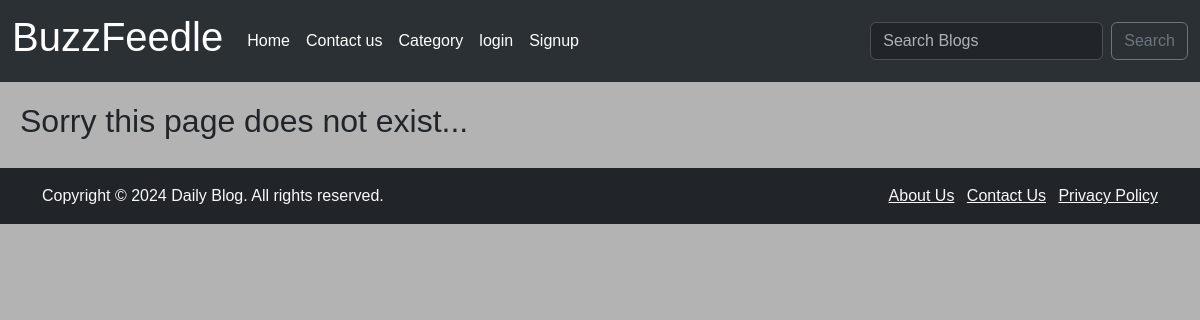
The page /category/entertainment/ on the database as committed earlier.
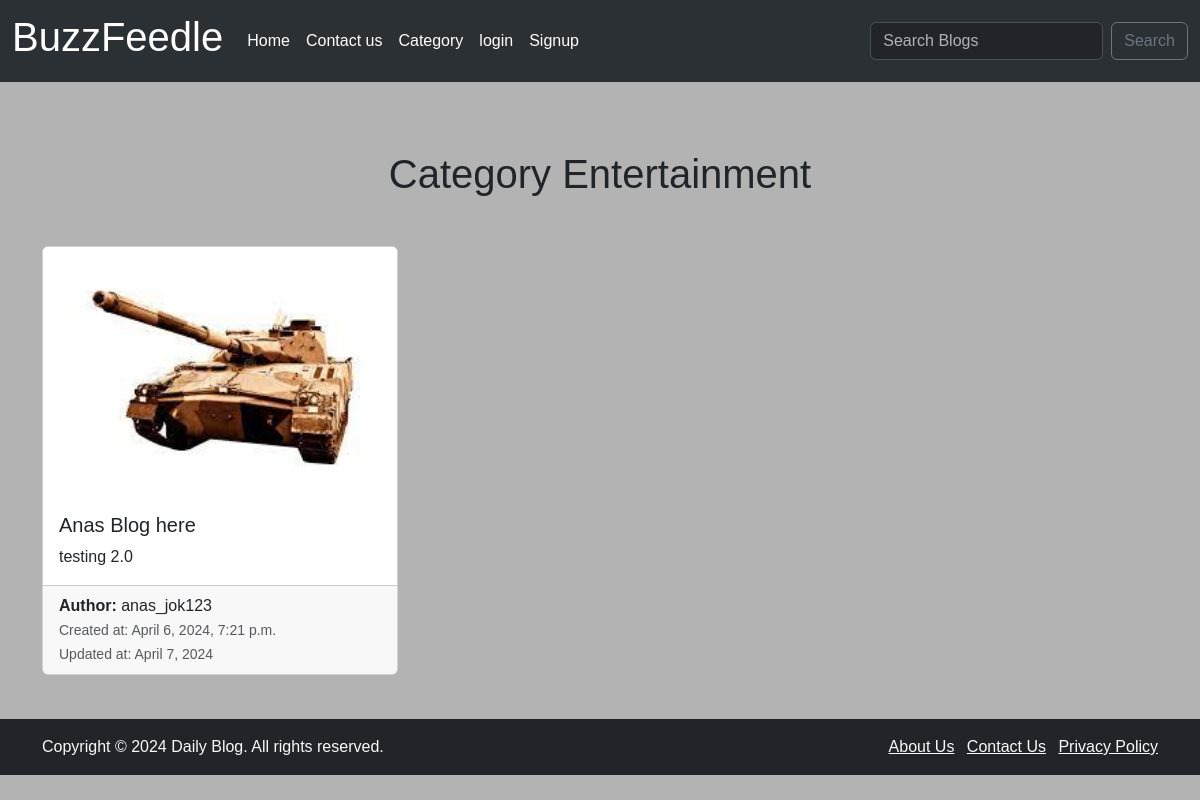
The same page on the database as committed later.
### App/models.py (models this page shows, shortened)
class Product(models.Model):
    author = models.ForeignKey(User ,on_delete=models.CASCADE )
    name = models.CharField(max_length=255)
    description = models.TextField()
    category = models.CharField(max_length=255, default="uncategorized" )
    image = models.ImageField(upload_to='products/')
    created_at = models.DateTimeField(auto_now_add=True)
    updated_at = models.DateField(auto_now=True)
    def short_description(self):
        word = self.description.split()  #spilt the word into list
        if len(word) > 50:  # if word are greater than 50 then
            return " ".join(word[:30]) + "..."
        else:
            return self.description

### App/views.py (the view)
# urls.py: path("category/<str:cats>/", views.cateogry_views, name='category'),
def cateogry_views(request, cats):
    category_list = Product.objects.filter(category=cats.replace('-', ' '))
    return render(request, "categories.html", {"cats":cats.title().replace('-', ' '), "category_list":category_list})

### App/templates/categories.html (shortened to what this page needs)
{% extends 'base.html' %}
{% block content %}
{% if category_list %}
    <div class="container mt-5">
        <h1 class="text-center mb-5">Category {{cats}}</h1>
        <div class="row">
            {% for product in category_list %}
            <div class="col-md-4 mb-4">
                <div class="card h-100">
                    <a href="{% url 'product_detail' pk=product.pk %}" style="text-decoration: none; color: inherit;">
                        <img src="{{ product.image.url }}" alt="{{ product.created_name }}" class="card-img-top"
                        style="height: 250px; object-fit: cover;">
                    <div class="card-body">
                        <h5 class="card-title">{{ product.name }}</h5>
                        </a>
                        <p class="card-text">{{ product.short_description }}</p>
                    </div>
                    <div class="card-footer">
                        <p class="mb-0"><strong>Author:</strong> {{ product.author }}</p>
                        <small class="text-muted">Created at: {{ product.created_at }}</small><br>
                        <small class="text-muted">Updated at: {{ product.updated_at }}</small>
                    </div>
                </div>
            </div>
            {% endfor %}
        </div>
    </div>
{% else %}
<h2>Sorry this page does not exist... </h2>
{% endif  %}
{% endblock %}

Rows that differ between the two databases and show on the page:
added Product: category "Entertainment", image (picture), name "Anas Blog here", short_description "testing 2.0", author "anas_jok123", created_at "April 6, 2024, 7:21 p.m.", updated_at "April 7, 2024"
Other text that changed with them:
text no longer shown: "Sorry this page does not exist..."
text now shown: "Category"
